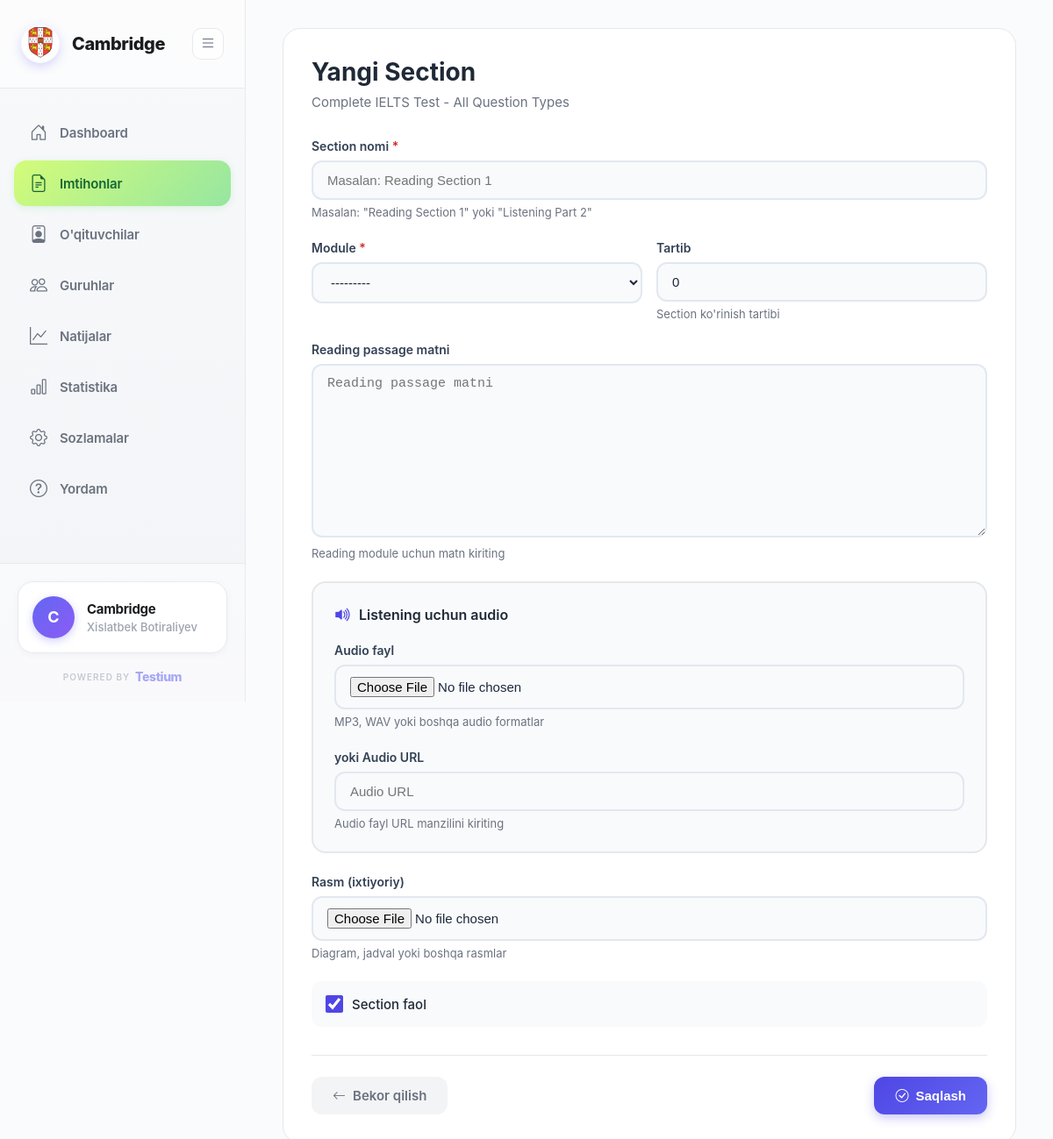
/exams/8/sections/create/ (signed in), run on the app's committed database.
### organizations/models.py (models this page shows, shortened)
class Organization(AbstractUser):
    full_name = models.CharField(max_length=255, default='User')
    organization_name = models.CharField(max_length=255)
    email = models.EmailField(unique=True)
    phone = models.CharField(max_length=20, unique=True)
    created_at = models.DateTimeField(auto_now_add=True)
    updated_at = models.DateTimeField(auto_now=True)
    USERNAME_FIELD = 'email'
    REQUIRED_FIELDS = ['username', 'full_name', 'organization_name']
    class Meta:
        db_table = 'organizations'
        verbose_name = 'Organization'
        verbose_name_plural = 'Organizations'

class OrganizationSettings(models.Model):
    organization = models.OneToOneField(Organization, on_delete=models.CASCADE, related_name='settings')
    logo = models.ImageField(upload_to='logos/', blank=True, null=True, verbose_name="Logo", help_text="Barcha rasm formatlari qabul qilinadi")
    primary_color = models.CharField(max_length=7, default='#4F46E5', verbose_name="Asosiy rang")
    secondary_color = models.CharField(max_length=7, default='#10b981', verbose_name="Ikkinchi rang")
    address = models.TextField(blank=True, verbose_name="Manzil")
    website = models.URLField(blank=True, verbose_name="Veb-sayt")
    telegram = models.CharField(max_length=100, blank=True, verbose_name="Telegram")
    instagram = models.CharField(max_length=100, blank=True, verbose_name="Instagram")
    facebook = models.CharField(max_length=100, blank=True, verbose_name="Facebook")
    allow_student_registration = models.BooleanField(default=True, verbose_name="Talaba ro'yxatdan o'tishiga ruxsat")
    show_leaderboard = models.BooleanField(default=True, verbose_name="Reyting jadvalini ko'rsatish")
    enable_certificates = models.BooleanField(default=True, verbose_name="Sertifikatlarni yoqish")
    email_notifications = models.BooleanField(default=True, verbose_name="Email xabarnomalar")
    telegram_notifications = models.BooleanField(default=False, verbose_name="Telegram xabarnomalar")
    telegram_bot_token = models.CharField(max_length=200, blank=True, verbose_name="Telegram bot token")
    about_text = models.TextField(blank=True, verbose_name="Biz haqimizda")
    mission = models.TextField(blank=True, verbose_name="Missiya")
    vision = models.TextField(blank=True, verbose_name="Viziya")
    created_at = models.DateTimeField(auto_now_add=True)
    updated_at = models.DateTimeField(auto_now=True)
    class Meta:
        db_table = 'organization_settings'
        verbose_name = 'Tashkilot sozlamalari'
        verbose_name_plural = 'Tashkilot sozlamalari'

### exams/models.py (models this page shows, shortened)
class Exam(models.Model):
    organization = models.ForeignKey(settings.AUTH_USER_MODEL, on_delete=models.CASCADE, related_name='exams')
    title = models.CharField(max_length=255)
    description = models.TextField(blank=True)
    duration = models.IntegerField(help_text='Duration in minutes')
    is_active = models.BooleanField(default=True)
    created_at = models.DateTimeField(auto_now_add=True)
    updated_at = models.DateTimeField(auto_now=True)
    class Meta:
        db_table = 'exams'
        ordering = ['-created_at']

### exams/views_mvt.py (the view)
@login_required
def section_create_view(request, exam_pk):
    exam = get_object_or_404(Exam, pk=exam_pk, organization=request.user)
    if request.method == 'POST':
        form = SectionForm(request.POST, request.FILES)
        if form.is_valid():
            section = form.save(commit=False)
            section.exam = exam
            section.save()
            messages.success(request, 'Section muvaffaqiyatli yaratildi!')
            return redirect('exam_detail', pk=exam.pk)
    else:
        form = SectionForm()
    return render(request, 'exams/section_form.html', {
        'form': form,
        'exam': exam,
        'title': 'Yangi Section'
    })

### exams/forms.py
class SectionForm(forms.ModelForm):
    class Meta:
        model = Section
        fields = ('title', 'module', 'passage_text', 'audio_file', 'audio_url', 'image', 'order', 'is_active')
        widgets = {
            'title': forms.TextInput(attrs={'class': 'form-control', 'placeholder': 'Masalan: Reading Section 1'}),
            'module': forms.Select(attrs={'class': 'form-control'}),
            'passage_text': forms.Textarea(attrs={'class': 'form-control', 'rows': 10, 'placeholder': 'Reading passage matni'}),
            'audio_url': forms.URLInput(attrs={'class': 'form-control', 'placeholder': 'Audio URL'}),
            'order': forms.NumberInput(attrs={'class': 'form-control', 'value': 0}),
            'is_active': forms.CheckboxInput(attrs={'class': 'form-check-input'})
        }

### organizations/context_processors.py (called while the page is built)
def organization_settings(request):
    if request.user.is_authenticated and hasattr(request.user, 'settings'):
        return {
            'org_settings': request.user.settings
        }
    return {}

### templates/exams/section_form.html (shortened to what this page needs)
{% extends 'base.html' %}
{% block content %}
<div class="page-container">
    <div class="form-card">
        <div class="form-header">
            <h1 class="form-title">{{ title }}</h1>
            <p class="form-subtitle">{{ exam.title }}</p>
        </div>
        <form method="post" enctype="multipart/form-data">
            <div class="form-group">
                <label class="form-label">
                    Section nomi <span class="required">*</span>
                </label>
                {{ form.title }}
                <div class="form-help">Masalan: "Reading Section 1" yoki "Listening Part 2"</div>
            </div>
            <div class="form-row">
                <div class="form-group">
                    <label class="form-label">
                        Module <span class="required">*</span>
                    </label>
                    {{ form.module }}
                </div>
                <div class="form-group">
                    <label class="form-label">Tartib</label>
                    {{ form.order }}
                    <div class="form-help">Section ko'rinish tartibi</div>
                </div>
            </div>
            <div class="form-group">
                <label class="form-label">Reading passage matni</label>
                {{ form.passage_text }}
                <div class="form-help">Reading module uchun matn kiriting</div>
            </div>
            <div class="audio-section">
                <h6 class="audio-section-title">
                    <i class="bi bi-volume-up-fill"></i>
                    Listening uchun audio
                </h6>
                <div class="form-group">
                    <label class="form-label">Audio fayl</label>
                    <input type="file" name="audio_file" class="form-control" accept="audio/*">
                    <div class="form-help">MP3, WAV yoki boshqa audio formatlar</div>
                </div>
                <div class="form-group" style="margin-bottom: 0;">
                    <label class="form-label">yoki Audio URL</label>
                    {{ form.audio_url }}
                    <div class="form-help">Audio fayl URL manzilini kiriting</div>
                </div>
            </div>
            <div class="form-group">
                <label class="form-label">Rasm (ixtiyoriy)</label>
                <input type="file" name="image" class="form-control" accept="image/*">
                <div class="form-help">Diagram, jadval yoki boshqa rasmlar</div>
            </div>
            <div class="form-group">
                <div class="form-check">
                    {{ form.is_active }}
                    <label class="form-check-label" for="{{ form.is_active.id_for_label }}">
                        Section faol
                    </label>
                </div>
            </div>
            <div class="form-actions">
                <a href="{% url 'exam_detail' exam.pk %}" class="btn btn-secondary">
                    <i class="bi bi-arrow-left"></i>
                    Bekor qilish
                </a>
                <button type="submit" class="btn btn-primary">
                    <i class="bi bi-check-circle"></i>
                    Saqlash
                </button>
            </div>
        </form>
    </div>
</div>
{% endblock %}

### templates/base.html (shortened to what this page needs)
<!DOCTYPE html>
<html lang="uz">
<head>
    <link href="https://cdn.jsdelivr.net/npm/bootstrap-icons@1.10.0/font/bootstrap-icons.css" rel="stylesheet">
    {% load static %}
</head>
<body>
    {% if user.is_authenticated %}
    <div class="dashboard-layout">
        <aside class="sidebar" id="sidebar">
            <div class="sidebar-header">
                <a href="{% url 'dashboard' %}" class="logo">
                    {% if user.settings.logo %}
                    <div class="logo-icon" style="background: none; padding: 0;">
                        <img src="{{ user.settings.logo.url }}" alt="{{ user.organization_name }}" style="width: 40px; height: 40px; object-fit: cover; border-radius: 50%;">
                    </div>
                    {% else %}
                    <div class="logo-icon">
                        {{ user.organization_name|first|upper }}
                    </div>
                    {% endif %}
                    <span class="logo-text">{{ user.organization_name }}</span>
                </a>
                <button class="toggle-btn" id="toggleSidebar">
                    <i class="bi bi-list"></i>
                </button>
            </div>
            <nav class="sidebar-menu">
                <a href="{% url 'dashboard' %}" class="menu-item {% if request.resolver_match.url_name == 'dashboard' %}active{% endif %}">
                    <i class="bi bi-house-door"></i>
                    <span>Dashboard</span>
                </a>
                <a href="{% url 'exam_list' %}" class="menu-item {% if 'exam' in request.path and 'result' not in request.path %}active{% endif %}">
                    <i class="bi bi-file-earmark-text"></i>
                    <span>Imtihonlar</span>
                </a>
                <a href="{% url 'teacher_list' %}" class="menu-item {% if 'teacher' in request.path %}active{% endif %}">
                    <i class="bi bi-person-badge"></i>
                    <span>O'qituvchilar</span>
                </a>
                <a href="{% url 'group_list' %}" class="menu-item {% if 'student-group' in request.path %}active{% endif %}">
                    <i class="bi bi-people"></i>
                    <span>Guruhlar</span>
                </a>
                <a href="{% url 'results_list' %}" class="menu-item {% if request.resolver_match.url_name == 'results_list' or request.resolver_match.url_name == 'result_detail' %}active{% endif %}">
                    <i class="bi bi-graph-up"></i>
                    <span>Natijalar</span>
                </a>
                <a href="{% url 'analytics' %}" class="menu-item {% if request.resolver_match.url_name == 'analytics' %}active{% endif %}">
                    <i class="bi bi-bar-chart"></i>
                    <span>Statistika</span>
                </a>
                <a href="{% url 'settings' %}" class="menu-item {% if 'settings' in request.path %}active{% endif %}">
                    <i class="bi bi-gear"></i>
                    <span>Sozlamalar</span>
                </a>
                <a href="{% url 'support' %}" class="menu-item {% if 'support' in request.path %}active{% endif %}">
                    <i class="bi bi-question-circle"></i>
                    <span>Yordam</span>
                </a>
            </nav>
            <div class="sidebar-footer">
                <a href="#" onclick="confirmLogout(event)" class="user-profile">
                    <div class="user-avatar">
                        {{ user.organization_name|first|upper }}
                    </div>
                    <div class="user-info">
                        <div class="user-name">{{ user.organization_name }}</div>
                        <div class="user-role">{{ user.full_name }}</div>
                    </div>
                </a>
                <div class="powered-by">
                    <a href="https://testium.uz" target="_blank" class="powered-link">
                        <span class="powered-label">POWERED BY</span>
                        <span class="powered-brand">Testium</span>
                    </a>
                </div>
            </div>
        </aside>
        <main class="main-content">
            {% block content %}{% endblock %}
        </main>
    </div>
    {% endif %}
</body>
</html>

### templates/exams/section_form.html (style rules this page uses)
.page-container { padding: 32px; max-width: 900px; margin: 0 auto; }
.form-card { background: white; border-radius: 20px; padding: 32px; border: 1px solid #e5e7eb; }
.form-header { margin-bottom: 32px; }
.form-title { font-size: 28px; font-weight: 700; color: #1f2937; margin-bottom: 8px; }
.form-subtitle { font-size: 15px; color: #6b7280; }
.form-group { margin-bottom: 24px; }
.form-label { display: block; font-size: 14px; font-weight: 600; color: #334155; margin-bottom: 8px; }
.form-label .required { color: #dc2626; }
.form-control { width: 100%; padding: 12px 16px; font-size: 15px; border: 2px solid #e2e8f0; border-radius: 12px; background: #f8fafc; color: #1e293b; transition: all 0.3s ease; outline: none; }
textarea.form-control { min-height: 150px; resize: vertical; }
.form-row { display: grid; grid-template-columns: 1fr 1fr; gap: 16px; }
.form-help { font-size: 13px; color: #6b7280; margin-top: 6px; }
.audio-section { background: #f9fafb; border: 2px solid #e5e7eb; border-radius: 16px; padding: 24px; margin-bottom: 24px; }
.audio-section-title { font-size: 16px; font-weight: 600; color: #1f2937; margin-bottom: 20px; display: flex; align-items: center; gap: 8px; }
.audio-section-title i { color: #4F46E5; font-size: 20px; }
.form-check { display: flex; align-items: center; gap: 10px; padding: 16px; background: #f9fafb; border-radius: 12px; cursor: pointer; transition: all 0.2s ease; }
.form-check input[type="checkbox"] { width: 20px; height: 20px; cursor: pointer; accent-color: #4F46E5; }
.form-check-label { font-size: 15px; font-weight: 500; color: #1f2937; cursor: pointer; margin: 0; }
.form-actions { display: flex; justify-content: space-between; gap: 12px; margin-top: 32px; padding-top: 24px; border-top: 1px solid #e5e7eb; }
.btn { padding: 12px 24px; border-radius: 12px; border: none; font-size: 15px; font-weight: 600; cursor: pointer; transition: all 0.2s ease; display: inline-flex; align-items: center; gap: 8px; text-decoration: none; }
.btn-secondary { background: #f3f4f6; color: #6b7280; }
.btn-primary { background: linear-gradient(135deg, #4F46E5, #6366F1); color: white; box-shadow: 0 4px 12px rgba(79, 70, 229, 0.3); }

### data on the page
Organization: settings.logo (picture), organization_name "Cambridge", organization_name|first "C", full_name "Xislatbek Botiraliyev"
Exam: title "Complete IELTS Test - All Question Types"

### other printed values
{{ title }} "Yangi Section"
